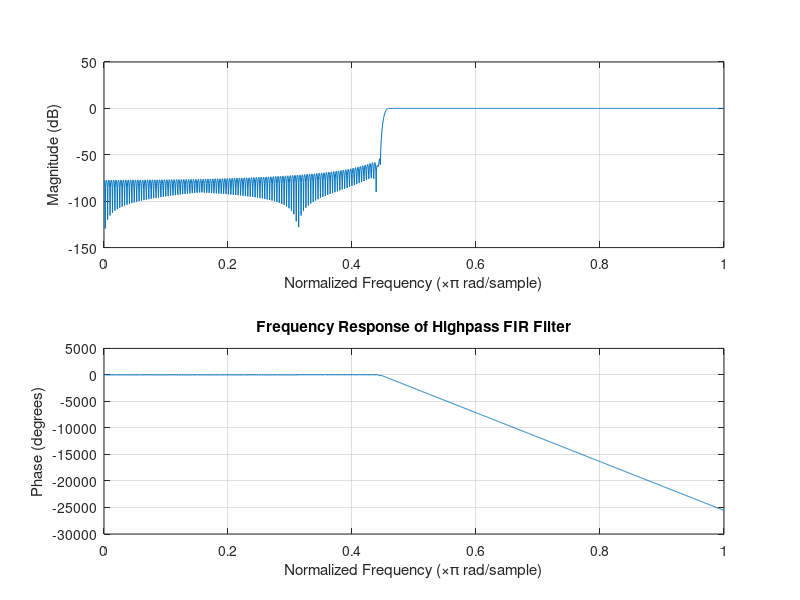

Reproduce this figure in MATLAB. (Note: this script raises an error after producing the figure.)
% Parameters
fc = 5000; % Cutoff frequency for highpass filter in Hz
Fs = 22050; % Sampling frequency in Hz
N = 513; % Filter order (number of taps)

% Normalized cutoff frequency
wc = fc / (Fs / 2);

% Truncation window function (Hamming)
window = hamming(N);

% Highpass FIR filter design
filter_coeff = fir1(N-1, wc, 'high', window);

% Plot frequency response
figure;
freqz(filter_coeff, 1, 1024); % Frequency response
title('Frequency Response of Highpass FIR Filter');

% Read the audio signal
[x, Fs] = audioread('love_mono22.wav'); % Load the audio file
x = x(:, 1); % Ensure it’s a single channel (mono)

% Filter the audio signal
x_filtered = filter(filter_coeff, 1, x);

% Calculate and compare spectra
figure;
subplot(2, 1, 1);
pwelch(x, window, [],f, Fs); % Spectrum of the original signal
title('Spectrum of Original Signal');
subplot(2, 1, 2);
pwelch(x_filtered,window, [], f, Fs); % Spectrum of the filtered signal
title('Spectrum of Filtered Signal');

% Save the filtered signal as a .wav file
audiowrite('love_highpass_filtered.wav', x_filtered, Fs);

% Play the original and filtered signals (optional)
%sound(x, Fs); % Play the original signal
%pause(length(x)/Fs + 1); % Wait for the original signal to finish
%sound(x_filtered, Fs); % Play the filtered signal

% Comments on the difference
disp('Listen to the original and filtered signals to observe the attenuation of lower frequencies.');
